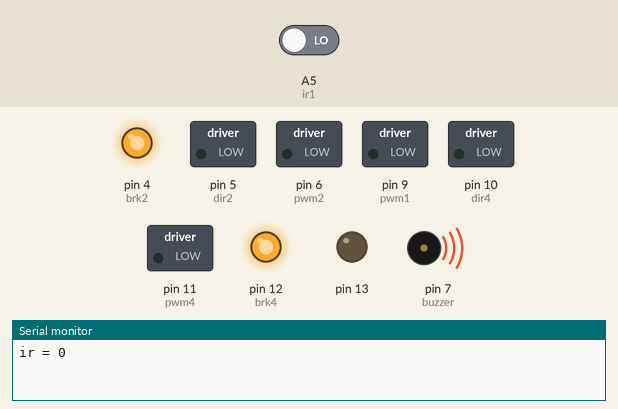
Recording of a sketch running on a simulated Arduino Uno, built with avr-gcc and run on an emulated ATmega328P. Parts: switched loads named in the sketch (green lamp = pin HIGH), output pins drawn as LEDs (lit = HIGH), buzzer (waves = sounding, pin HIGH), the last lines printed to the serial monitor. The test bench sets the inputs (shaded band); at power-on: A5 (ir1) LOW.

Above: at 1.2 s.
1.3 s: A5 (ir1) driven HIGH
At 4.1 s:
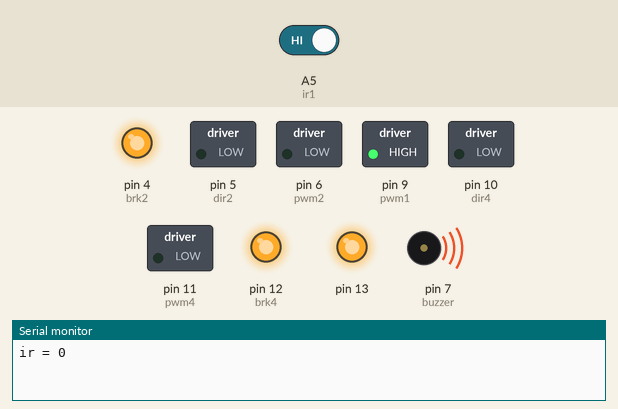
At 15.15 s:
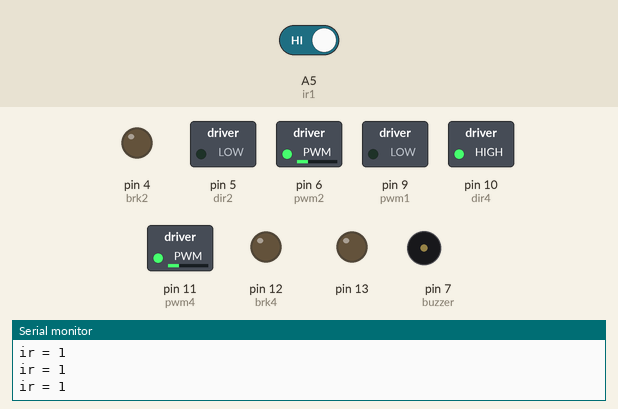
15.3 s: A5 (ir1) driven LOW
At 21.5 s:
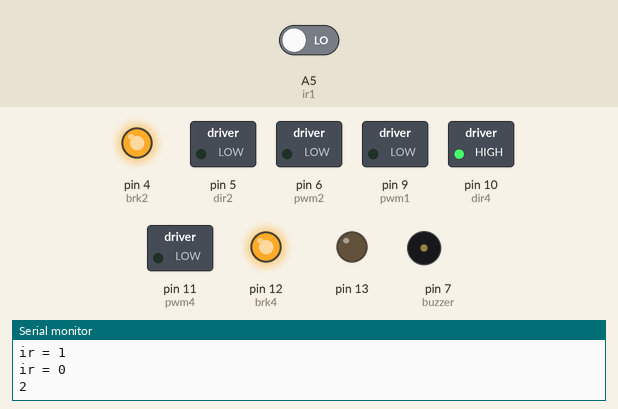
Timing chart, 0 to 43.7 s (numbered marks = the images above; inputs shaded):
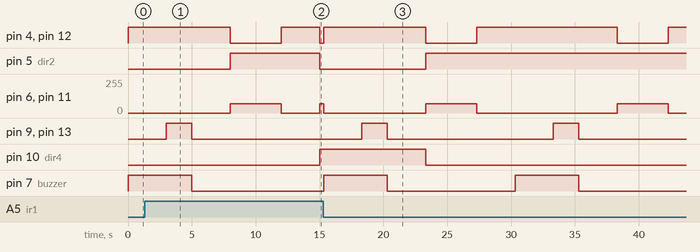

Measured:
- after the input at 1.3 s, pin 10 (dir4): LOW → HIGH after 13.7 s
- after the input at 15.3 s, pin 4 (brk2): goes HIGH 8.0 s, LOW 4.0 s, HIGH 11.0 s, LOW 4.0 s, then HIGH, starting at once; pin 5 (dir2): LOW → HIGH after 8.0 s

The sketch:

omni_with_pnumatics.ino
```cpp
#define ir1 A5
int detection=HIGH;
int i=0;
//int dir = 8;
int pwm1 = 9;
int buzzer=7;
//#define output 13


#define dir2 5  //MOTOR 2 (FR)
#define pwm2 6
#define brk2 4

#define dir4 10  //MOTOR 4 (BL)
#define pwm4 11
#define brk4 12

void ishan()
{
  /*digitalWrite(brk1,HIGH);
  analogWrite(pwm1,0);

  digitalWrite(brk3,HIGH);
  analogWrite(pwm3,0); */

  digitalWrite(brk2,LOW);
  analogWrite(pwm2,70);
  digitalWrite(dir2,LOW);

  digitalWrite(brk4,LOW);
  analogWrite(pwm4,70);
  digitalWrite(dir4,HIGH);

}


void nairutya()
{
 /* digitalWrite(brk1,HIGH);
  analogWrite(pwm1,0);

  digitalWrite(brk3,HIGH);
  analogWrite(pwm3,0);*/

  digitalWrite(brk2,LOW);
  analogWrite(pwm2,70);
  digitalWrite(dir2,HIGH);

  digitalWrite(brk4,LOW);
  analogWrite(pwm4,70);
  digitalWrite(dir4,LOW);
}

void freeze()
{
 // digitalWrite(brk1,HIGH);
  //analogWrite(pwm1,0);
  digitalWrite(brk2,HIGH);
  analogWrite(pwm2,0);
  //digitalWrite(brk3,HIGH);
  //analogWrite(pwm3,70);
  digitalWrite(brk4,HIGH);
  analogWrite(pwm4,0);
}

void piston_up()
{
  analogWrite(pwm1,255);

}

void piston_down()
{
  analogWrite(pwm1,0);
 }
void setup() {
  Serial.begin(9600);
  pinMode(ir1,INPUT);
  pinMode(4,OUTPUT);
  pinMode(5,OUTPUT);
  pinMode(6,OUTPUT);
  pinMode(7,OUTPUT);
  pinMode(10,OUTPUT);
  pinMode(11,OUTPUT);
  pinMode(12,OUTPUT);
  pinMode(13,OUTPUT);
//  pinMode(dir,OUTPUT);
  pinMode(pwm1,OUTPUT);
  pinMode(buzzer,OUTPUT);

}
void loop()
{
  detection=digitalRead(ir1);
  if(detection==HIGH && i<4)
  {
     Serial.println("ir = 1");
     digitalWrite(13,LOW);
    ishan();


  }
    else if(detection==LOW && i<4)
    {
      Serial.println("ir = 0");
      freeze();
      digitalWrite(buzzer,HIGH);
      delay(3000);
      digitalWrite(13,HIGH);
      piston_up();
      delay(2000);
      digitalWrite(13,LOW);
      piston_down();
      digitalWrite(buzzer,LOW);
      freeze();
      i++;
      Serial.print(i);
      delay(3000);

      nairutya();  // reverse();
      delay(4000);
      freeze();
      delay(3000);

     }

    else if(i==3)
    {
      freeze();
      Serial.println("STOPPED");
    }
  }
```
